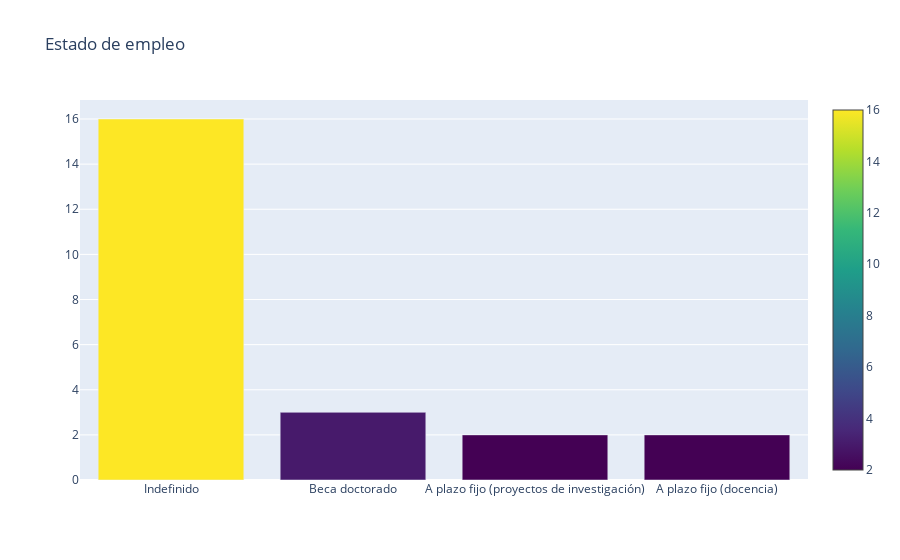

Notebook code for this chart:
### Code cell
cnt_srs = df_egresados_subset_columns['EmploymentStatus'].value_counts()
trace = go.Bar(
    x=cnt_srs.index,
    y=cnt_srs.values,
    marker=dict(
        #color = np.random.randn(500), #set color equal to a variable
        color = cnt_srs.values,
        colorscale='Viridis',
        showscale=True
    ),
)
layout = go.Layout(
    title='Estado de empleo'
)
data = [trace]
fig = go.Figure(data=data, layout=layout)
py.iplot(fig, filename="background")

### Figure 1 — Plotly figure (JSON) as saved in the notebook; plotly's stock layout.template omitted (floating-point values rounded to 4 significant figures)
{"data": [{"marker": {"color": [16, 3, 2, 2], "colorscale": [[0, "#440154"], [0.1111, "#482878"], [0.2222, "#3e4989"], [0.3333, "#31688e"], [0.4444, "#26828e"], [0.5556, "#1f9e89"], [0.6667, "#35b779"], [0.7778, "#6ece58"], [0.8889, "#b5de2b"], [1, "#fde725"]], "showscale": true}, "type": "bar", "x": ["Indefinido", "Beca doctorado", "A plazo fijo (proyectos de investigación)", "A plazo fijo (docencia)"], "y": [16, 3, 2, 2]}], "layout": {"title": {"text": "Estado de empleo"}}}
